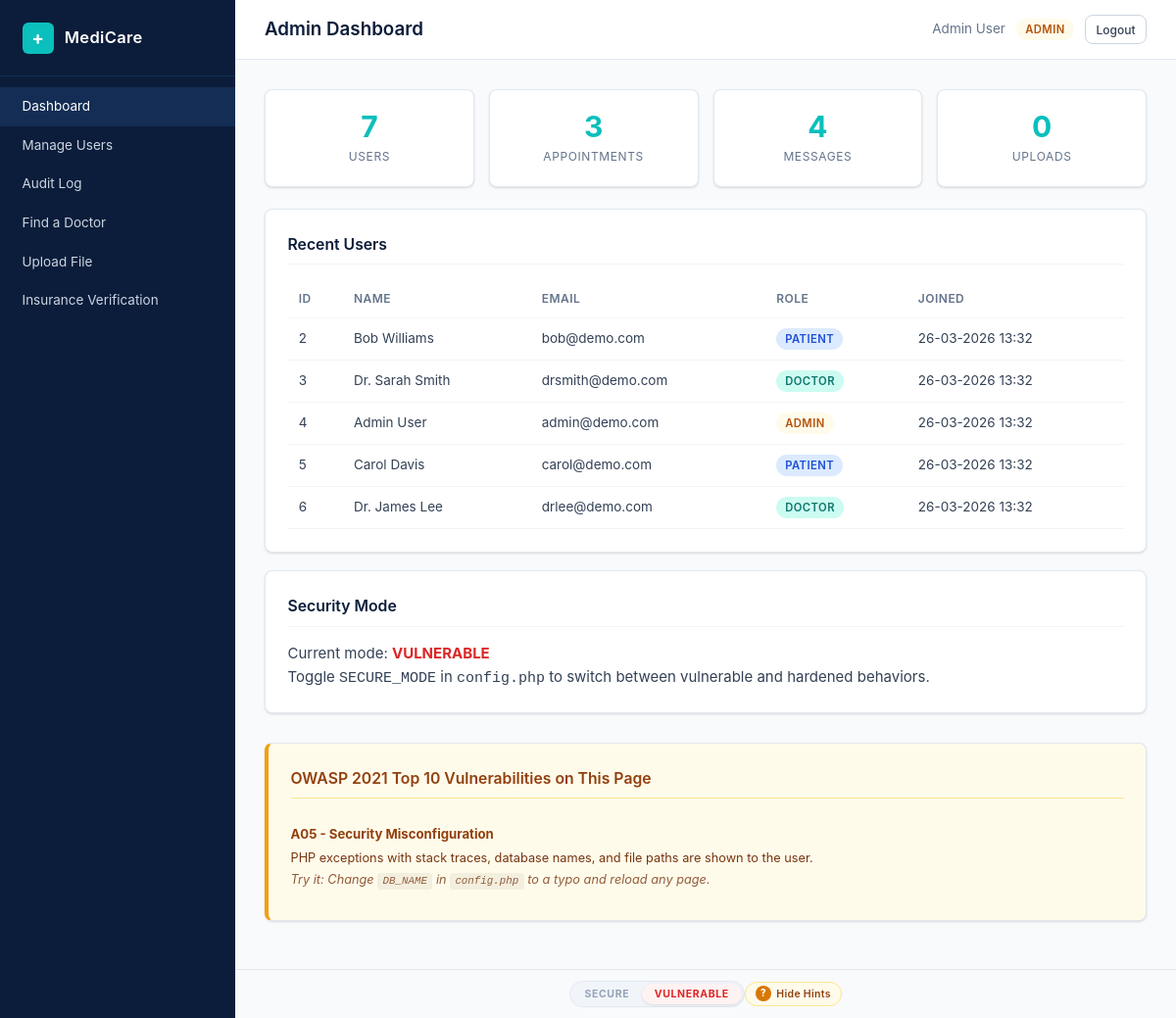
Page /admin/dashboard.php (signed in) on the earlier database version.
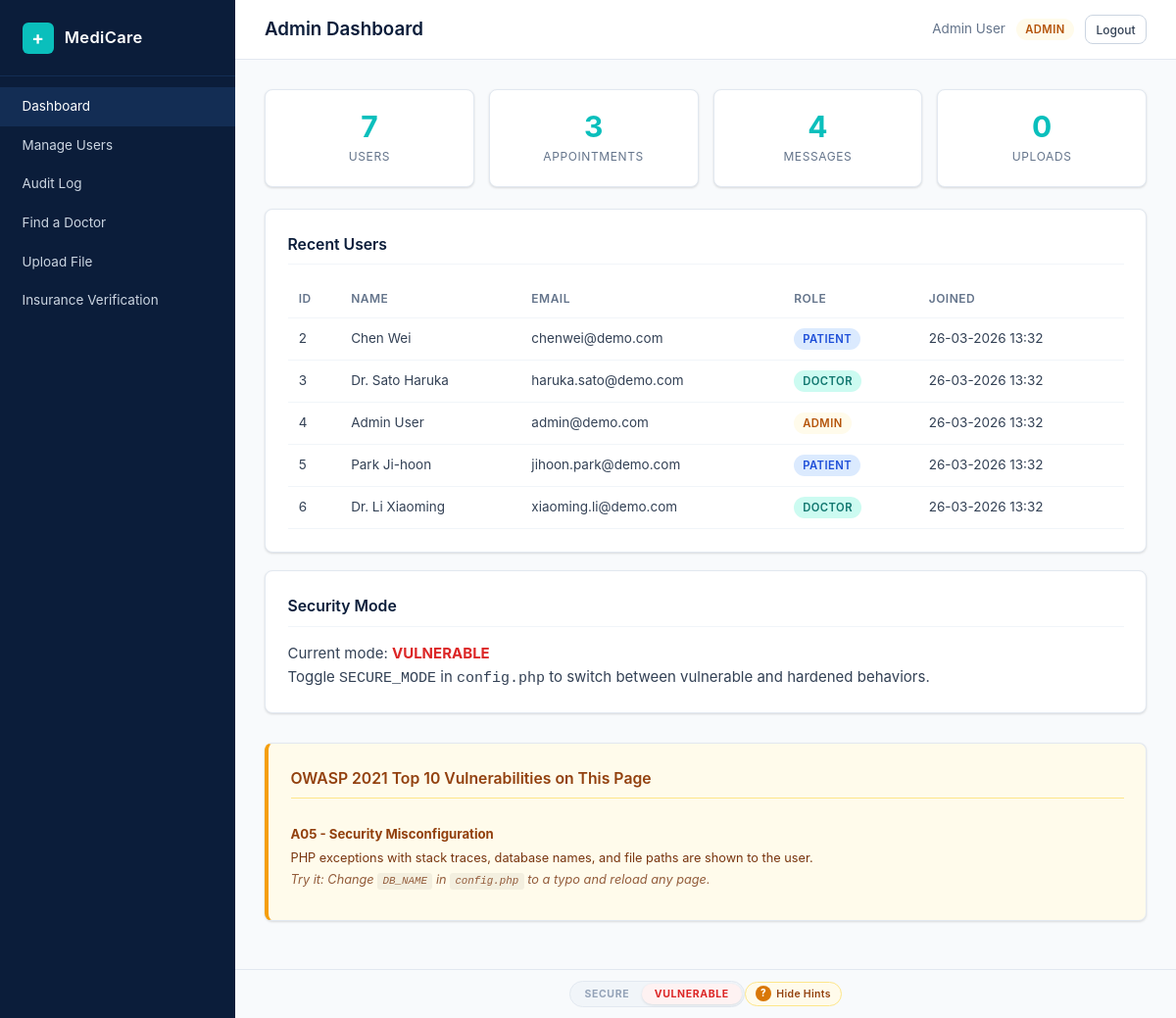
Same page on the later database version.
### tables this page shows
CREATE TABLE users (
    id INT AUTO_INCREMENT PRIMARY KEY,
    name VARCHAR(100) NOT NULL,
    email VARCHAR(150) NOT NULL UNIQUE,
    password VARCHAR(255) NOT NULL,
    role ENUM('patient','doctor','admin') NOT NULL DEFAULT 'patient',
    created_at TIMESTAMP DEFAULT CURRENT_TIMESTAMP
);

### config.php (called while the page is built, shortened)
<?php
function esc(string $value): string {
    return htmlspecialchars($value, ENT_QUOTES, 'UTF-8');
}
function fmtDate(string $datetime): string {
    return date('d-m-Y H:i', strtotime($datetime));
}

### admin/dashboard.php (the view, shortened to what this page needs)
<?php
require_once __DIR__ . '/../config.php';
require_once __DIR__ . '/../helpers.php';
$conn = getDB();
$userCount = (int)$conn->query("SELECT COUNT(*) FROM users")->fetchColumn();
$appointmentCount = (int)$conn->query("SELECT COUNT(*) FROM appointments")->fetchColumn();
$messageCount = (int)$conn->query("SELECT COUNT(*) FROM messages")->fetchColumn();
$uploadCount = (int)$conn->query("SELECT COUNT(*) FROM uploads")->fetchColumn();
$recentUsers = $conn->query("SELECT id, name, email, role, created_at FROM users ORDER BY created_at DESC LIMIT 5")->fetchAll();
?>
<div class="stats-row">
    <div class="stat-card">
        <span class="stat-number"><?= $userCount ?></span>
        <span class="stat-label">Users</span>
    </div>
    <div class="stat-card">
        <span class="stat-number"><?= $appointmentCount ?></span>
        <span class="stat-label">Appointments</span>
    </div>
    <div class="stat-card">
        <span class="stat-number"><?= $messageCount ?></span>
        <span class="stat-label">Messages</span>
    </div>
    <div class="stat-card">
        <span class="stat-number"><?= $uploadCount ?></span>
        <span class="stat-label">Uploads</span>
    </div>
</div>
<div class="card">
    <h2 class="card-title">Recent Users</h2>
    <table class="data-table">
        <thead>
            <tr>
                <th>ID</th>
                <th>Name</th>
                <th>Email</th>
                <th>Role</th>
                <th>Joined</th>
            </tr>
        </thead>
        <tbody>
            <?php foreach ($recentUsers as $u): ?>
                <tr>
                    <td><?= $u['id'] ?></td>
                    <td><?= esc($u['name']) ?></td>
                    <td><?= esc($u['email']) ?></td>
                    <td><span class="role-badge role-<?= esc($u['role']) ?>"><?= esc(ucfirst($u['role'])) ?></span></td>
                    <td><?= fmtDate($u['created_at']) ?></td>
                </tr>
            <?php endforeach; ?>
        </tbody>
    </table>
</div>
<div class="card">
    <h2 class="card-title">Security Mode</h2>
    <p>Current mode: <strong class="<?= SECURE_MODE ? 'text-secure' : 'text-vuln' ?>">
        <?= SECURE_MODE ? 'SECURE' : 'VULNERABLE' ?>
    </strong></p>
    <p>Toggle <code>SECURE_MODE</code> in <code>config.php</code> to switch between vulnerable and hardened behaviors.</p>
</div>

Differences in the rows shown:
changed users id 2: name "Bob Williams" → "Chen Wei"; email "bob@demo.com" → "chenwei@demo.com"
changed users id 3: name "Dr. Sarah Smith" → "Dr. Sato Haruka"; email "drsmith@demo.com" → "haruka.sato@demo.com"
changed users id 5: name "Carol Davis" → "Park Ji-hoon"; email "carol@demo.com" → "jihoon.park@demo.com"
changed users id 6: name "Dr. James Lee" → "Dr. Li Xiaoming"; email "drlee@demo.com" → "xiaoming.li@demo.com"
